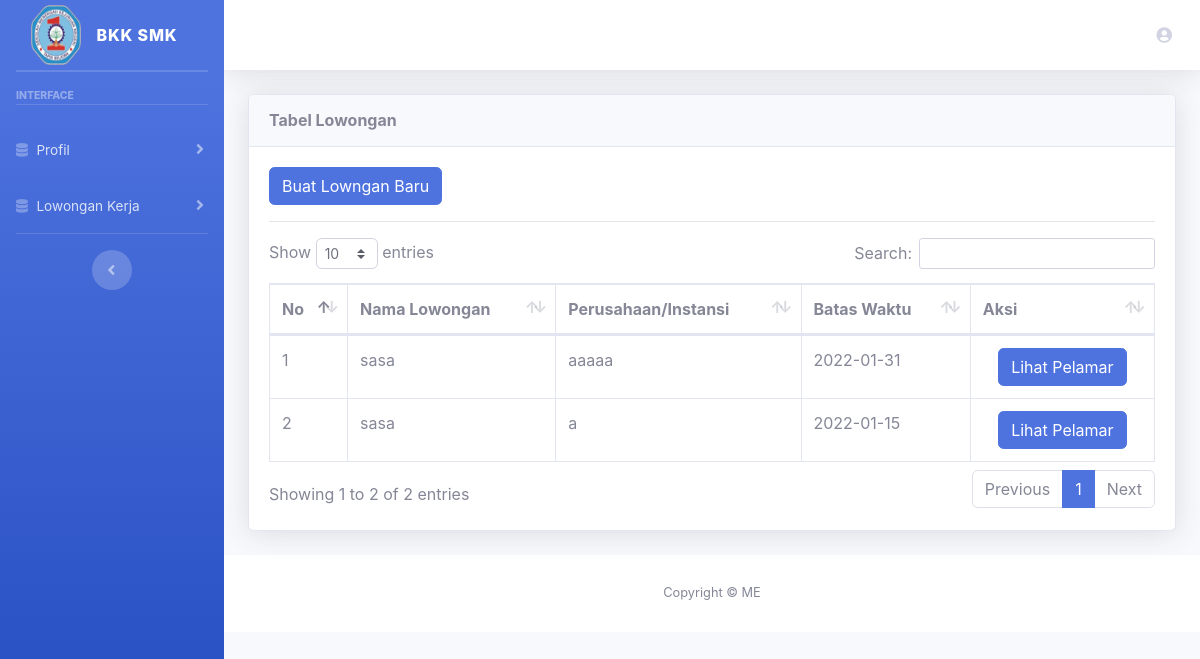
The page /index.php/user/data_lowongan on the database as committed earlier.
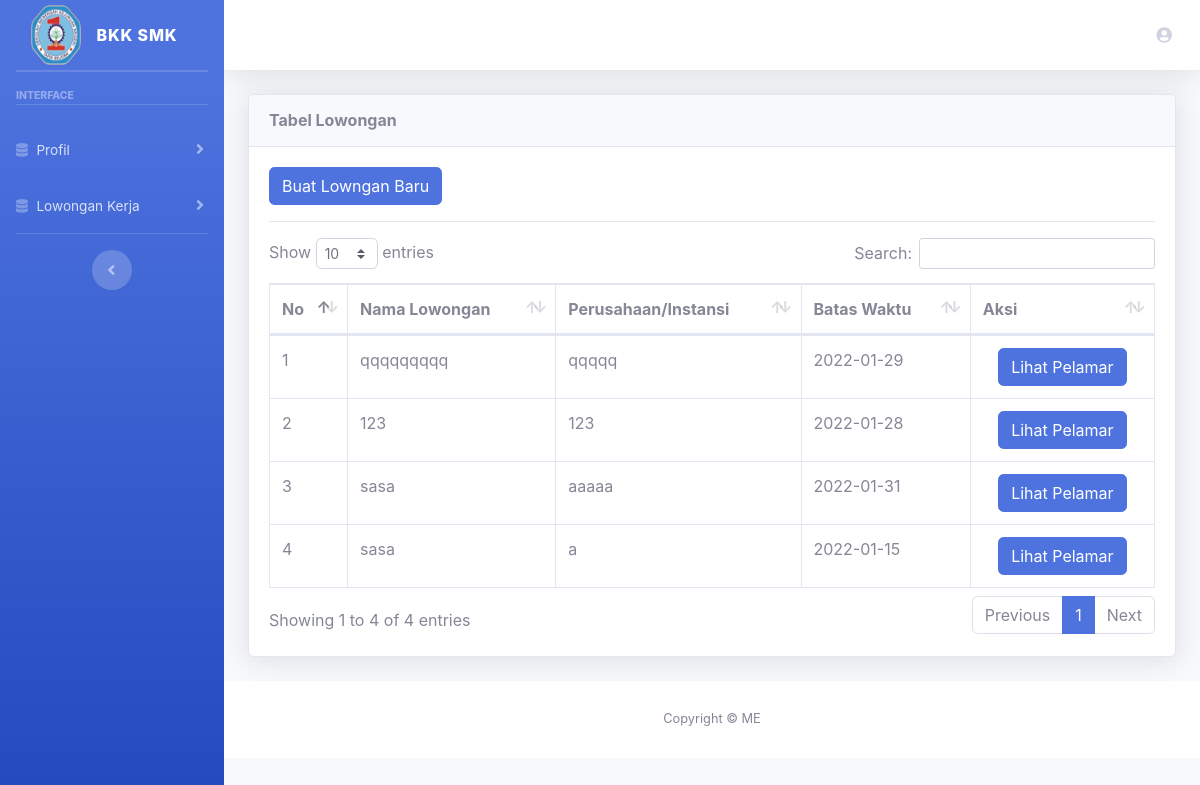
The same page on the database as committed later.
### tables this page shows
CREATE TABLE `lowongan` (
  `id_lowongan` int(11) NOT NULL,
  `nama_lowongan` varchar(100) NOT NULL,
  `isi_lowongan` text NOT NULL,
  `batas_tanggal` varchar(20) NOT NULL,
  `nama_perusahaan` varchar(100) NOT NULL,
  `kode` varchar(255) NOT NULL,
  `foto` text NOT NULL
);

### application/controllers/User.php (called while the page is built, shortened)
<?php
class User extends CI_Controller
{
    public function __construct()
    {
        $this->load->library('form_validation');
        $this->load->model('lowongan_m');
        $this->load->model('alumni_m');
        $this->load->library('pagination');
        $this->load->library('cart');
    }
    public function data_lowongan()
    {
        $data['judul'] = 'Data Lowongan';
        $data['data'] = $this->lowongan_m->get_all_lowongan();
        $data['nama'] = $this->session->userdata('nama_alumni');
        $data['notif'] = false;
        $this->load->view('template_user/header', $data);
        $this->load->view('user/lowongan/index', $data);
        $this->load->view('template_user/footer');
    }
}

### index.php (called while the page is built, shortened)
<?php
require_once BASEPATH.'core/CodeIgniter.php';

### application/models/Lowongan_m.php (called while the page is built, shortened)
<?php
class Lowongan_m extends CI_Model
{
    public function get_all_lowongan()
    {
        $this->db->select('*');
        $this->db->from('lowongan');
        $this->db->order_by('id_lowongan', 'DESC');
        return  $this->db->get()->result();
    }
}

### application/views/user/lowongan/index.php (the view)
<div class="container-fluid">
    <div class="card shadow mb-4">
        <div class="card-header py-3">
            <h6 class="m-0 font-weight-bold ">Tabel Lowongan</h6>
        </div>
        <div class="card-body">
            <div class="table-responsive">
                <a href="<?= base_url('admin/buat_lowongan_baru') ?>" class="btn btn-primary">Buat Lowngan Baru</a>
                <hr>
                <table class="table table-bordered" id="dataTable" width="100%" cellspacing="0">
                    <thead>
                        <tr>
                            <th>No</th>
                            <th>Nama Lowongan</th>
                            <th>Perusahaan/Instansi</th>
                            <th>Batas Waktu</th>
                            <th>Aksi</th>
                        </tr>
                    </thead>
                    <tbody>
                        <?php
                        $nomor = 1;
                        foreach ($data as $x) { ?>
                            <tr>
                                <td><?= $nomor++; ?></td>
                                <td><?= $x->nama_lowongan; ?></td>
                                <td><?= $x->nama_perusahaan; ?></td>
                                <td><?= $x->batas_tanggal; ?></td>
                                <td align="center">
                                    <a href="<?= base_url('admin/pengajuan_ditolak/' . $x->id_lowongan) ?>" class="btn btn-primary">Lihat Pelamar</a>
                                </td>
                            </tr>
                        <?php } ?>
                    </tbody>
                </table>
            </div>
        </div>
    </div>
</div>

Rows that differ between the two databases and show on the page:
added lowongan: nama_lowongan "qqqqqqqqq", nama_perusahaan "qqqqq", batas_tanggal "2022-01-29"
added lowongan: nama_lowongan "123", nama_perusahaan "123", batas_tanggal "2022-01-28"
Other text that changed with them:
text written by a page script: "Show entries Search: Showing 1 to 2 of 2 entries Previous 1 Next" → "Show entries Search: Showing 1 to 4 of 4 entries Previous 1 Next"
